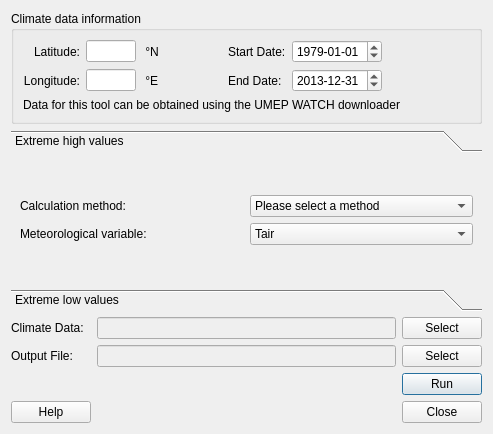
<?xml version="1.0" encoding="UTF-8"?>
<ui version="4.0">
 <class>ExtremeFinderDialogBase</class>
 <widget class="QDialog" name="ExtremeFinderDialogBase">
  <property name="geometry">
   <rect>
    <x>0</x>
    <y>0</y>
    <width>493</width>
    <height>434</height>
   </rect>
  </property>
  <property name="windowTitle">
   <string>Extreme Finder</string>
  </property>
  <layout class="QGridLayout" name="gridLayout_4">
   <item row="0" column="0">
    <widget class="QGroupBox" name="groupBox">
     <property name="title">
      <string>Climate data information</string>
     </property>
     <layout class="QGridLayout" name="gridLayout_3">
      <item row="0" column="0">
       <layout class="QGridLayout" name="gridLayout_2">
        <item row="0" column="0">
         <widget class="QLabel" name="label_12">
          <property name="text">
           <string>Latitude:</string>
          </property>
          <property name="alignment">
           <set>Qt::AlignRight|Qt::AlignTrailing|Qt::AlignVCenter</set>
          </property>
         </widget>
        </item>
        <item row="0" column="1">
         <widget class="QLineEdit" name="textOutput_lat">
          <property name="sizePolicy">
           <sizepolicy hsizetype="Fixed" vsizetype="Fixed">
            <horstretch>0</horstretch>
            <verstretch>0</verstretch>
           </sizepolicy>
          </property>
          <property name="minimumSize">
           <size>
            <width>50</width>
            <height>0</height>
           </size>
          </property>
          <property name="maximumSize">
           <size>
            <width>50</width>
            <height>16777215</height>
           </size>
          </property>
          <property name="inputMask">
           <string/>
          </property>
          <property name="text">
           <string/>
          </property>
         </widget>
        </item>
        <item row="0" column="2">
         <widget class="QLabel" name="label_17">
          <property name="text">
           <string> °N</string>
          </property>
          <property name="alignment">
           <set>Qt::AlignLeading|Qt::AlignLeft|Qt::AlignVCenter</set>
          </property>
         </widget>
        </item>
        <item row="0" column="3">
         <spacer name="horizontalSpacer_2">
          <property name="orientation">
           <enum>Qt::Horizontal</enum>
          </property>
          <property name="sizeHint" stdset="0">
           <size>
            <width>18</width>
            <height>20</height>
           </size>
          </property>
         </spacer>
        </item>
        <item row="0" column="4">
         <widget class="QLabel" name="label">
          <property name="text">
           <string>Start Date:</string>
          </property>
         </widget>
        </item>
        <item row="0" column="5">
         <widget class="QDateEdit" name="dateEditStart">
          <property name="sizePolicy">
           <sizepolicy hsizetype="Fixed" vsizetype="Fixed">
            <horstretch>0</horstretch>
            <verstretch>0</verstretch>
           </sizepolicy>
          </property>
          <property name="minimumSize">
           <size>
            <width>90</width>
            <height>0</height>
           </size>
          </property>
          <property name="maximumSize">
           <size>
            <width>90</width>
            <height>16777215</height>
           </size>
          </property>
          <property name="maximumDateTime">
           <datetime>
            <hour>23</hour>
            <minute>59</minute>
            <second>59</second>
            <year>2016</year>
            <month>12</month>
            <day>31</day>
           </datetime>
          </property>
          <property name="minimumDateTime">
           <datetime>
            <hour>0</hour>
            <minute>0</minute>
            <second>0</second>
            <year>1901</year>
            <month>1</month>
            <day>1</day>
           </datetime>
          </property>
          <property name="maximumDate">
           <date>
            <year>2016</year>
            <month>12</month>
            <day>31</day>
           </date>
          </property>
          <property name="minimumDate">
           <date>
            <year>1901</year>
            <month>1</month>
            <day>1</day>
           </date>
          </property>
          <property name="displayFormat">
           <string>yyyy-MM-dd</string>
          </property>
          <property name="date">
           <date>
            <year>1979</year>
            <month>1</month>
            <day>1</day>
           </date>
          </property>
         </widget>
        </item>
        <item row="0" column="6">
         <spacer name="horizontalSpacer">
          <property name="orientation">
           <enum>Qt::Horizontal</enum>
          </property>
          <property name="sizeHint" stdset="0">
           <size>
            <width>88</width>
            <height>17</height>
           </size>
          </property>
         </spacer>
        </item>
        <item row="1" column="0">
         <widget class="QLabel" name="label_11">
          <property name="text">
           <string>Longitude:</string>
          </property>
          <property name="alignment">
           <set>Qt::AlignRight|Qt::AlignTrailing|Qt::AlignVCenter</set>
          </property>
         </widget>
        </item>
        <item row="1" column="1">
         <widget class="QLineEdit" name="textOutput_lon">
          <property name="minimumSize">
           <size>
            <width>50</width>
            <height>0</height>
           </size>
          </property>
          <property name="maximumSize">
           <size>
            <width>50</width>
            <height>16777215</height>
           </size>
          </property>
          <property name="text">
           <string/>
          </property>
         </widget>
        </item>
        <item row="1" column="2" colspan="2">
         <widget class="QLabel" name="label_18">
          <property name="text">
           <string> °E</string>
          </property>
          <property name="alignment">
           <set>Qt::AlignLeading|Qt::AlignLeft|Qt::AlignVCenter</set>
          </property>
         </widget>
        </item>
        <item row="1" column="4">
         <widget class="QLabel" name="label_2">
          <property name="text">
           <string>End Date:</string>
          </property>
         </widget>
        </item>
        <item row="1" column="5">
         <widget class="QDateEdit" name="dateEditEnd">
          <property name="sizePolicy">
           <sizepolicy hsizetype="Fixed" vsizetype="Fixed">
            <horstretch>0</horstretch>
            <verstretch>0</verstretch>
           </sizepolicy>
          </property>
          <property name="minimumSize">
           <size>
            <width>90</width>
            <height>0</height>
           </size>
          </property>
          <property name="maximumSize">
           <size>
            <width>90</width>
            <height>16777215</height>
           </size>
          </property>
          <property name="maximumDate">
           <date>
            <year>2016</year>
            <month>12</month>
            <day>31</day>
           </date>
          </property>
          <property name="minimumDate">
           <date>
            <year>1901</year>
            <month>1</month>
            <day>1</day>
           </date>
          </property>
          <property name="displayFormat">
           <string>yyyy-MM-dd</string>
          </property>
          <property name="date">
           <date>
            <year>2013</year>
            <month>12</month>
            <day>31</day>
           </date>
          </property>
         </widget>
        </item>
       </layout>
      </item>
      <item row="1" column="0">
       <widget class="QLabel" name="label_19">
        <property name="text">
         <string>Data for this tool can be obtained using the UMEP WATCH downloader</string>
        </property>
        <property name="alignment">
         <set>Qt::AlignLeading|Qt::AlignLeft|Qt::AlignVCenter</set>
        </property>
       </widget>
      </item>
     </layout>
    </widget>
   </item>
   <item row="1" column="0">
    <widget class="QToolBox" name="toolBox">
     <property name="currentIndex">
      <number>0</number>
     </property>
     <widget class="QWidget" name="page">
      <property name="geometry">
       <rect>
        <x>0</x>
        <y>0</y>
        <width>471</width>
        <height>85</height>
       </rect>
      </property>
      <attribute name="label">
       <string>Extreme high values</string>
      </attribute>
      <layout class="QGridLayout" name="gridLayout_7">
       <item row="0" column="0">
        <layout class="QGridLayout" name="gridLayout_5">
         <item row="0" column="0">
          <widget class="QLabel" name="label_13">
           <property name="text">
            <string>Calculation method:</string>
           </property>
          </widget>
         </item>
         <item row="0" column="1">
          <widget class="QComboBox" name="comboBox_HW">
           <item>
            <property name="text">
             <string>Please select a method</string>
            </property>
           </item>
           <item>
            <property name="text">
             <string extracomment="Exceedance index—longest period where maximum temperature is above the 97.5th percentile for at least 3days; average daily maximum temperature across the event is over the 97.5th percentile; all days are above the 81st percentile.">Meehl and Tebaldi (2004)</string>
            </property>
           </item>
           <item>
            <property name="text">
             <string extracomment="Multi-measurement index—periods of at least 6days where maximum temperature exceeds the calendar day 90th percentile (15day calendar window).">Fischer and Schär (2010)</string>
            </property>
           </item>
           <item>
            <property name="text">
             <string extracomment="Atleast3daysabovethe98thpercentileofmaximumtemperature.The 98th percentile of the daily Tmax&#13;values in the MJJASO months">Schoetter et al. (2014)</string>
            </property>
           </item>
           <item>
            <property name="text">
             <string extracomment="Periods of various length where daily mean temperature is above the 90th percentile">Vautard et al. (2013)</string>
            </property>
           </item>
          </widget>
         </item>
         <item row="1" column="0">
          <widget class="QLabel" name="label_15">
           <property name="text">
            <string>Meteorological variable:</string>
           </property>
          </widget>
         </item>
         <item row="1" column="1">
          <widget class="QComboBox" name="cmbHWvar">
           <item>
            <property name="text">
             <string>Tair</string>
            </property>
           </item>
           <item>
            <property name="text">
             <string>Qair</string>
            </property>
           </item>
           <item>
            <property name="text">
             <string>Wind</string>
            </property>
           </item>
           <item>
            <property name="text">
             <string>PSurf</string>
            </property>
           </item>
           <item>
            <property name="text">
             <string>SWdown</string>
            </property>
           </item>
           <item>
            <property name="text">
             <string>LWdown</string>
            </property>
           </item>
           <item>
            <property name="text">
             <string>Snowf</string>
            </property>
           </item>
           <item>
            <property name="text">
             <string>Rainf</string>
            </property>
           </item>
          </widget>
         </item>
        </layout>
       </item>
      </layout>
     </widget>
     <widget class="QWidget" name="page_2">
      <property name="geometry">
       <rect>
        <x>0</x>
        <y>0</y>
        <width>471</width>
        <height>85</height>
       </rect>
      </property>
      <attribute name="label">
       <string>Extreme low values</string>
      </attribute>
      <layout class="QGridLayout" name="gridLayout_8">
       <item row="0" column="0">
        <layout class="QGridLayout" name="gridLayout_6">
         <item row="0" column="0">
          <widget class="QLabel" name="label_14">
           <property name="text">
            <string>Calculation method:</string>
           </property>
          </widget>
         </item>
         <item row="0" column="1">
          <widget class="QComboBox" name="comboBox_CW">
           <item>
            <property name="text">
             <string>Please select a method</string>
            </property>
           </item>
           <item>
            <property name="text">
             <string extracomment="cold night: temperature lower than 10th percentile of daily minimal temperatures calculated for a 5-day window centred on each calendar day in 1961–1990; cold wave: six consecutive cold nights.">Sirje Keevallik (2015)</string>
            </property>
           </item>
           <item>
            <property name="text">
             <string extracomment="a cold wave is defined if the minimum temperature at a grid point is below the normal temperature by 3 °C or more, consecutively for 3 days or more.">A. K. Srivastava (2009)</string>
            </property>
           </item>
           <item>
            <property name="text">
             <string extracomment="at least 6 consecutive days with negative deviations of at least 5°C from the normal value of each calendar day">Busuioc et al., (2010) </string>
            </property>
           </item>
          </widget>
         </item>
         <item row="1" column="0">
          <widget class="QLabel" name="label_16">
           <property name="text">
            <string>Meteorological variable:</string>
           </property>
          </widget>
         </item>
         <item row="1" column="1">
          <widget class="QComboBox" name="cmbCWvar">
           <item>
            <property name="text">
             <string>Tair</string>
            </property>
           </item>
           <item>
            <property name="text">
             <string>Qair</string>
            </property>
           </item>
           <item>
            <property name="text">
             <string>Wind</string>
            </property>
           </item>
           <item>
            <property name="text">
             <string>PSurf</string>
            </property>
           </item>
           <item>
            <property name="text">
             <string>SWdown</string>
            </property>
           </item>
           <item>
            <property name="text">
             <string>LWdown</string>
            </property>
           </item>
           <item>
            <property name="text">
             <string>Snowf</string>
            </property>
           </item>
           <item>
            <property name="text">
             <string>Rainf</string>
            </property>
           </item>
          </widget>
         </item>
        </layout>
       </item>
      </layout>
     </widget>
    </widget>
   </item>
   <item row="2" column="0">
    <layout class="QGridLayout" name="gridLayout">
     <item row="3" column="4">
      <widget class="QPushButton" name="runButton">
       <property name="cursor">
        <cursorShape>ArrowCursor</cursorShape>
       </property>
       <property name="text">
        <string>Run</string>
       </property>
      </widget>
     </item>
     <item row="4" column="4">
      <widget class="QPushButton" name="pushButtonClose">
       <property name="text">
        <string>Close</string>
       </property>
      </widget>
     </item>
     <item row="2" column="3">
      <widget class="QLineEdit" name="textOutput">
       <property name="enabled">
        <bool>false</bool>
       </property>
       <property name="layoutDirection">
        <enum>Qt::LeftToRight</enum>
       </property>
       <property name="text">
        <string/>
       </property>
      </widget>
     </item>
     <item row="4" column="1">
      <widget class="QPushButton" name="pushButtonHelp">
       <property name="text">
        <string>Help</string>
       </property>
      </widget>
     </item>
     <item row="0" column="3">
      <widget class="QLineEdit" name="textInput">
       <property name="enabled">
        <bool>false</bool>
       </property>
       <property name="layoutDirection">
        <enum>Qt::LeftToRight</enum>
       </property>
       <property name="text">
        <string/>
       </property>
      </widget>
     </item>
     <item row="3" column="3">
      <widget class="QLabel" name="lblDownloading">
       <property name="enabled">
        <bool>true</bool>
       </property>
       <property name="text">
        <string/>
       </property>
       <property name="alignment">
        <set>Qt::AlignLeading|Qt::AlignLeft|Qt::AlignVCenter</set>
       </property>
      </widget>
     </item>
     <item row="2" column="4">
      <widget class="QPushButton" name="pushButtonSave">
       <property name="text">
        <string>Select</string>
       </property>
      </widget>
     </item>
     <item row="0" column="1">
      <widget class="QLabel" name="label_3">
       <property name="text">
        <string>Climate Data:</string>
       </property>
      </widget>
     </item>
     <item row="2" column="1">
      <widget class="QLabel" name="label_5">
       <property name="text">
        <string>Output File:</string>
       </property>
       <property name="alignment">
        <set>Qt::AlignLeading|Qt::AlignLeft|Qt::AlignVCenter</set>
       </property>
      </widget>
     </item>
     <item row="0" column="4">
      <widget class="QPushButton" name="pushButtonSave_2">
       <property name="text">
        <string>Select</string>
       </property>
      </widget>
     </item>
    </layout>
   </item>
  </layout>
 </widget>
 <resources/>
 <connections/>
</ui>
